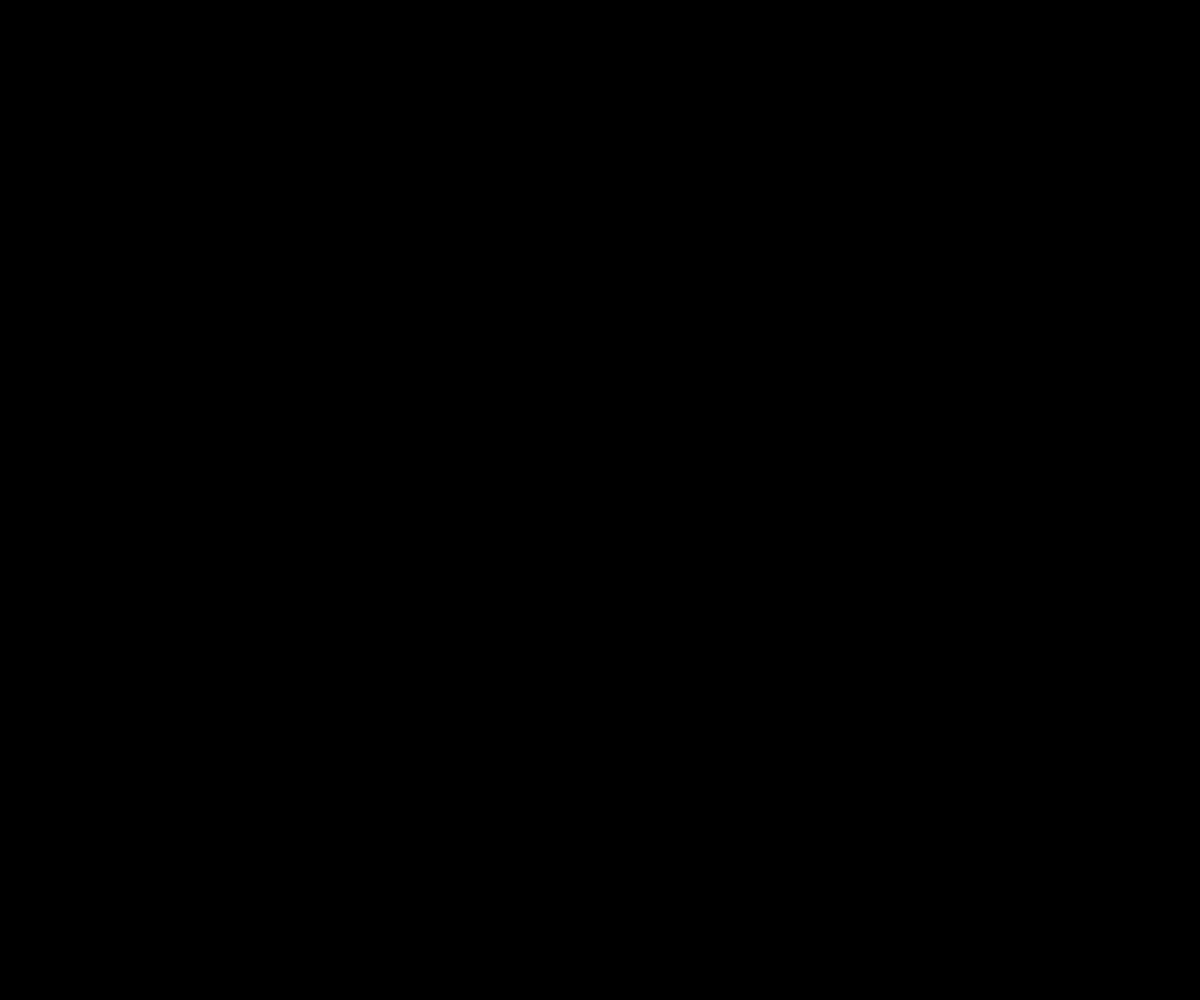
Frame 1 (no input)
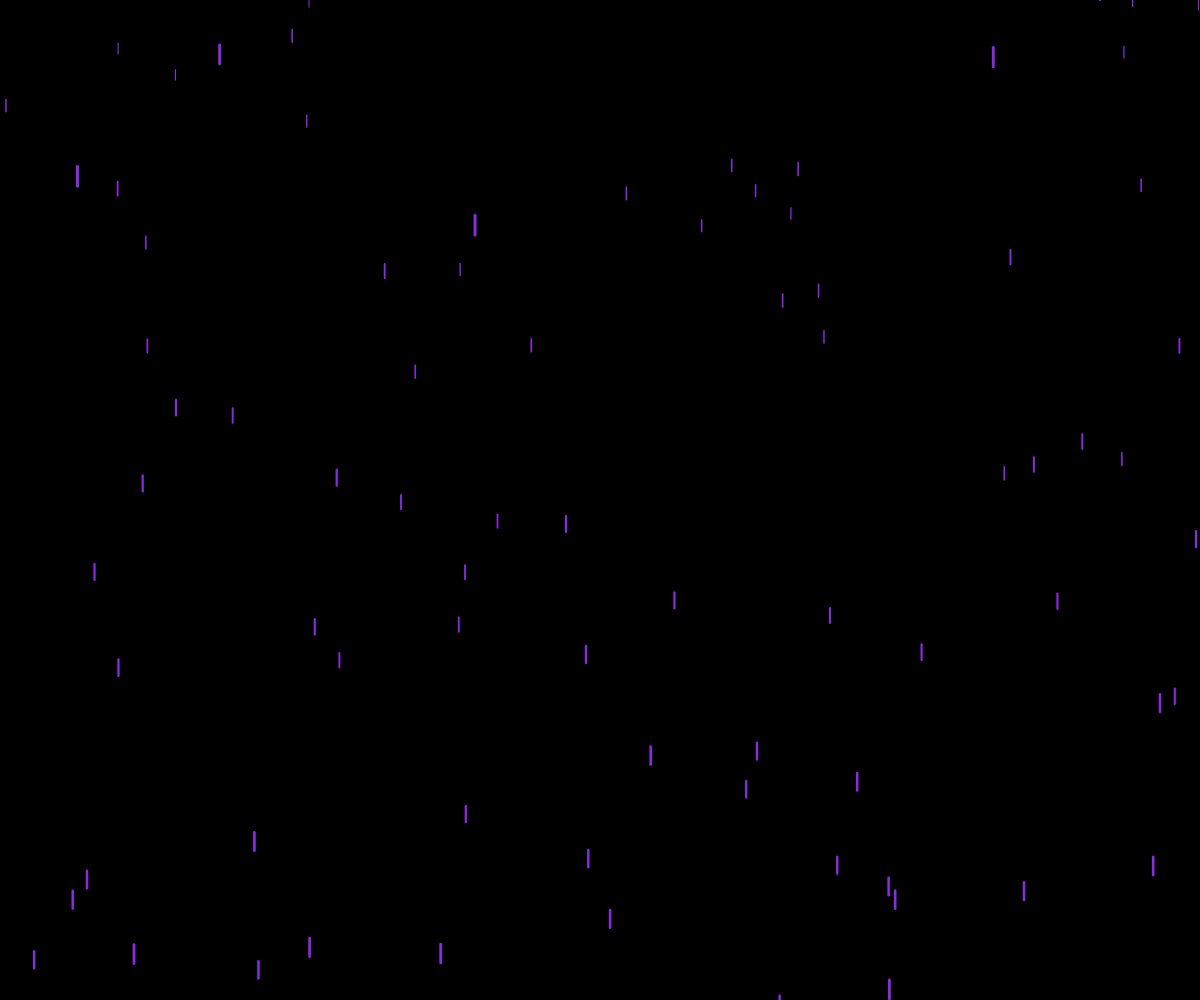
Frame 60 (no input)
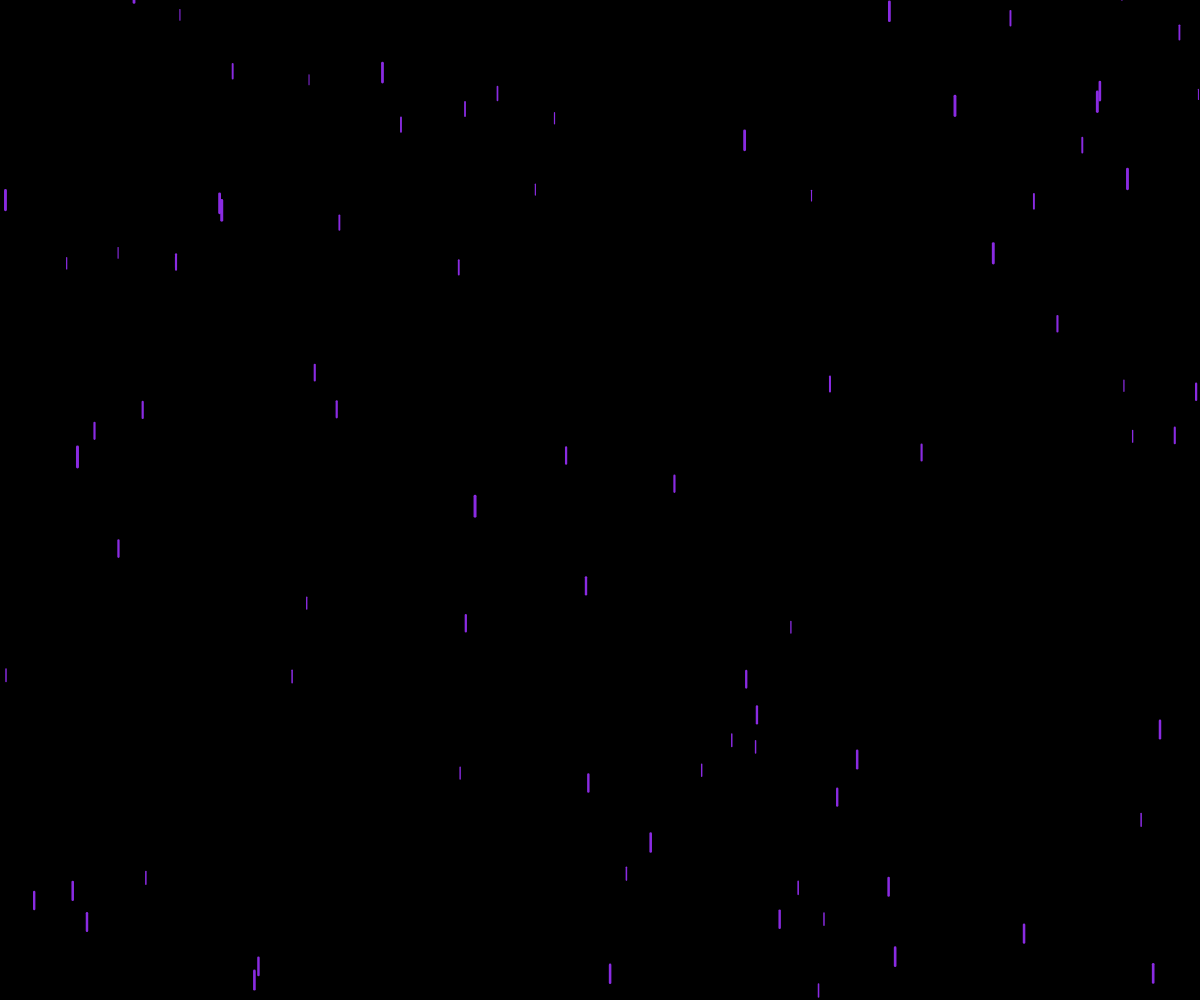
Frame 120 (the mouse pressed at the canvas centre since frame 60)

The p5.js sketch that drew these frames (run headless with seeded random() and noise() and a simulated clock; from frame 60 on, the mouse is pressed at the canvas centre):

// p5.js sketch
// ── sketch.js
let drops = [];

function setup() {
  createCanvas(windowWidth, windowHeight);
  for (let i = 0; i < 100; i++) {
    drops.push(new Drop());
  }
}

function draw() {
  background(0);
  drops.forEach(drop => {
    drop.fall();
    drop.show();
  });
}

class Drop {
  constructor() {
    this.x = random(width);
    this.y = random(-500, -50);
    this.z = random(0, 20);
    this.len = map(this.z, 0, 20, 10, 20);
    this.yspeed = map(this.z, 0, 20, 1, 20);
  }
  
  fall() {
    this.y += this.yspeed;
    let gravity = map(this.z, 0, 20, 0, 0.2);
    this.yspeed += gravity;
    if (this.y > height) {
      this.y = random(-200, -100);
      this.yspeed = map(this.z, 0, 20, 1, 20);
    }
  }
  
  show() {
    let thick = map(this.z, 0, 20, 1, 3);
    strokeWeight(thick);
    stroke(138, 43, 226);
    line(this.x, this.y, this.x, this.y + this.len);
  }
}
